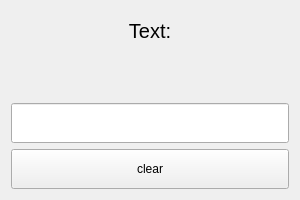
<?xml version="1.0" encoding="UTF-8"?>
<ui version="4.0">
 <class>Subscriber</class>
 <widget class="QWidget" name="Subscriber">
  <property name="geometry">
   <rect>
    <x>0</x>
    <y>0</y>
    <width>300</width>
    <height>200</height>
   </rect>
  </property>
  <property name="minimumSize">
   <size>
    <width>300</width>
    <height>200</height>
   </size>
  </property>
  <property name="maximumSize">
   <size>
    <width>300</width>
    <height>200</height>
   </size>
  </property>
  <property name="windowTitle">
   <string>Form</string>
  </property>
  <layout class="QVBoxLayout" name="verticalLayout_2">
   <item>
    <layout class="QVBoxLayout" name="verticalLayout">
     <item>
      <widget class="QLabel" name="label">
       <property name="minimumSize">
        <size>
         <width>0</width>
         <height>40</height>
        </size>
       </property>
       <property name="font">
        <font>
         <pointsize>15</pointsize>
        </font>
       </property>
       <property name="text">
        <string>Text:</string>
       </property>
       <property name="alignment">
        <set>Qt::AlignCenter</set>
       </property>
      </widget>
     </item>
     <item>
      <spacer name="verticalSpacer">
       <property name="orientation">
        <enum>Qt::Vertical</enum>
       </property>
       <property name="sizeHint" stdset="0">
        <size>
         <width>20</width>
         <height>40</height>
        </size>
       </property>
      </spacer>
     </item>
     <item>
      <widget class="QLineEdit" name="lineEdit">
       <property name="minimumSize">
        <size>
         <width>0</width>
         <height>40</height>
        </size>
       </property>
       <property name="font">
        <font>
         <pointsize>15</pointsize>
        </font>
       </property>
       <property name="alignment">
        <set>Qt::AlignCenter</set>
       </property>
       <property name="readOnly">
        <bool>true</bool>
       </property>
      </widget>
     </item>
     <item>
      <widget class="QPushButton" name="pushButton_clear">
       <property name="minimumSize">
        <size>
         <width>0</width>
         <height>40</height>
        </size>
       </property>
       <property name="text">
        <string>clear</string>
       </property>
      </widget>
     </item>
    </layout>
   </item>
  </layout>
 </widget>
 <resources/>
 <connections/>
</ui>
